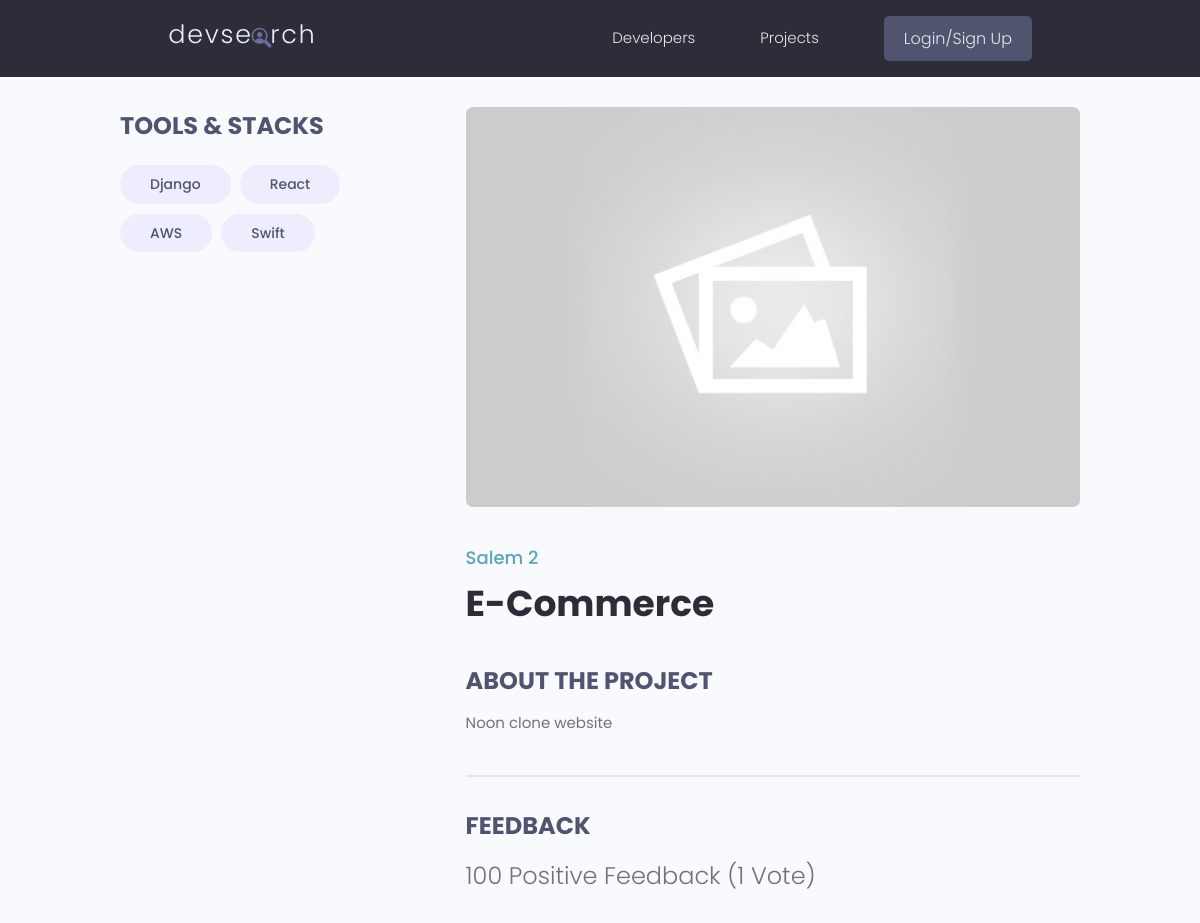
Screenshot of /projects/project/9b0b7989-e4ef-44cf-8923-ce9ddd8b9a83/ with the database file from the repository.
### projects/models.py (models this page shows, shortened)
class Tag(models.Model):
    name = models.CharField(max_length=200)
    id = models.UUIDField(default=uuid.uuid4, unique=True, editable=False, primary_key=True)
    created_at = models.DateField(auto_now_add=True)
    def __str__(self):
        return self.name

class Project(models.Model):
    owner = models.ForeignKey(Profile, null=True, blank=True, on_delete=models.CASCADE,)
    id = models.UUIDField(default=uuid.uuid4, unique=True, editable=False, primary_key=True)
    title = models.CharField(max_length=200)
    description = models.TextField(null=True, blank=True)
    demo_link = models.CharField(null=True, blank=True, max_length=2000)
    source_link = models.CharField(null=True, blank=True, max_length=2000)
    created_at = models.DateTimeField(auto_now_add=True)
    tags = models.ManyToManyField('Tag', blank=True)
    total_votes = models.IntegerField(default=0, null=True, blank=True)
    vote_ration = models.IntegerField(default=0, null=True, blank=True)
    image = models.ImageField(null=True, blank=True,default='default.jpg')
    class Meta:
        ordering = ['-vote_ration','-total_votes','title']
    @property
    def reviewers(self):
        queryset = self.review_set.all().values_list('owner__id', flat=True)
        return queryset
    @property
    def imageUrl(self):
        try:
            url = self.image.url
        except:
            url = ""
        return url

### users/models.py (models this page shows, shortened)
class Profile(models.Model):
    user = models.OneToOneField(User, on_delete=models.CASCADE)
    id = models.UUIDField(primary_key=True, editable=False, unique=True, default=uuid.uuid4)
    created_at = models.DateTimeField(auto_now_add=True)
    name = models.CharField(max_length=200, blank=True, null=True)
    username = models.CharField(max_length=200, blank=True, null=True)
    email = models.EmailField(max_length=200, blank=True, null=True)
    bio = models.TextField(blank=True, null=True)
    intro = models.CharField(max_length=200, blank=True, null=True)
    github_link = models.CharField(max_length=500, blank=True, null=True)
    website_link = models.CharField(max_length=500, blank=True, null=True)
    twitter_link = models.CharField(max_length=500, blank=True,null= True)
    image = models.ImageField(upload_to='profiles/', default='profiles/user-default.png')
    class Meta:
        ordering = ['created_at']

### projects/views.py (the view, shortened to what this page needs)
# urls.py: path('project/<str:id>/', views.getProject),
def project(request, id):
    singleProject = Project.objects.get(id=id)
    form = ReviewForm()
    context = {'project': singleProject, 'form':form}
    print(singleProject.reviewers)
    return render(request, 'projects/project.html', context)

### projects/templates/projects/project.html (shortened to what this page needs)
{% extends 'main.html'%}
{% load static %}
{% block content%}
 <main class="singleProject my-md">
    <div class="container">
      <div class="layout">
        <div class="column column--1of3">
          <h3 class="singleProject__subtitle">Tools & Stacks</h3>
          <div class="singleProject__toolStack">
            {% for tag in project.tags.all %}
            <span class="tag tag--pill tag--sub tag--lg">
              <small>{{tag}}</small>
            </span>
           {% endfor %}
          </div>
        </div>
        <div class="column column--2of3">
            {% if project.imageUrl == '' %}
            <img class="singleProject__preview" src="{% static 'images/default.jpg' %}" alt="portfolio thumbnail" />
            {% else %}
            <img class="singleProject__preview" src="{{project.imageUrl}}" alt="portfolio thumbnail" />
            {% endif %}
          <a href="{% url 'user-profile' project.owner.id %}" class="singleProject__developer">{{project.owner.name}}</a>
          <h2 class="singleProject__title">{{project.title}}</h2>
          <h3 class="singleProject__subtitle">About the Project</h3>
          <div class="singleProject__info">{{project.description}}</div>
          <div class="comments">
            <h3 class="singleProject__subtitle">Feedback</h3>
            <h5 class="project--rating">
            {{project.vote_ration}} Positive Feedback ({{project.total_votes }} Vote{{project.total_votes|pluralize:'s'}})
            </h5>
          </div>
        </div>
      </div>
    </div>
  </main>
{% endblock content%}

### static/styles/app.css (style rules this page uses)
:root { --color-sub: #2d2d39; }
img { width: 100%; }
.singleProject .column--1of3 { order: 2; }
@media screen and (min-width: 1081px) { .singleProject .column--1of3 { order: 1; } }
@media screen and (min-width: 1081px) { .singleProject .column--2of3 { order: 2; } }
.singleProject__toolStack { margin-top: 2rem; margin-bottom: 4rem; }
.singleProject__preview { height: 50vh; object-fit: cover; object-position: top center; margin-bottom: 3rem; border-radius: 0.7rem; }
.singleProject__developer { font-size: 1.8rem; font-weight: 500; }
.singleProject__title { font-size: 3.6rem; font-weight: 700; color: var(--color-sub); margin-bottom: 3rem; }
.project--rating { margin-bottom: 1.6em; margin-top: .5em; }
.singleProject__subtitle { text-transform: uppercase; font-size: 2.4rem; font-weight: 700; color: var(--color-sub-light); margin-bottom: 1rem; }
.comments { margin-top: 4rem; padding-top: 3rem; border-top: 2px solid var(--color-light); }

### static/uikit/styles/modules/_variables.css (style rules this page uses)
:root { --color-main: #5aa5b9; --color-main-light: #e6faff; --color-sub: #3f4156; --color-sub-light: #51546e; --color-sub-lighter: #ededfd; --color-text: #737373; --color-gray: #8b8b8b; --color-light: #e5e7eb; --color-light-gray: #767676; --color-bg: #f8fafd; --color-white: #fffefd; --color-white-light: #f3f3f3; --color-success: #359e64; --color-success-bg: #def8e8; --color-error: #fc4b0b; --color-error-bg: #fff2ee; --font-base: 'Poppins', arial, helvetica, 'Segoe UI', roboto, ubuntu, sans-serif; --font-monospace: 'Fira Code', 'Courier New', courier, monospace; --font-regular: 300; --font-medium: 500; --font-bold: 700; --generic-shadow: 1px 1px 5px #00000010; --generic-transition: all 0.3s ease-in-out; }

### static/uikit/styles/modules/_base.css (style rules this page uses)
* { margin: 0; padding: 0; box-sizing: border-box; text-rendering: optimizeLegibility; color: inherit; font-size: inherit; }
html { font-size: 50%; }
@media only screen and (min-width: 480px) { html { font-size: 56.25%; } }
@media only screen and (min-width: 1200px) { html { font-size: 62.5%; } }
body { line-height: 1.6; font-weight: 400; font-size: 1.5rem; color: var(--color-text); background-color: var(--color-bg); min-height: 100vh; }

### static/uikit/styles/modules/_typography.css (style rules this page uses)
* { font-family: var(--font-base); }
h2 { font-size: 3.6rem; font-weight: var(--font-bold); }
h3 { font-size: 3.2rem; font-weight: var(--font-medium); }
h5 { font-size: 2.4rem; font-weight: var(--font-medium); }
h5, h6 { font-weight: var(--font-regular); }
p, span, strong { font-size: 1.6rem; color: var(--color-text); font-weight: var(--font-regular); }
a { padding-bottom: 2px; text-decoration: none; display: inline-block; color: var(--color-main); font-weight: var(--font-medium); }

### static/uikit/styles/modules/_utilities.css (style rules this page uses)
.container { width: 92%; max-width: 165rem; margin: 0 auto; box-sizing: border-box; }
@media screen and (min-width: 1000px) { .container { width: 90%; } }
@media screen and (min-width: 1200px) { .container { width: 80%; } }
.my-md { margin: 3rem auto; }

### static/uikit/styles/modules/_tag.css (style rules this page uses)
.tag { display: inline-flex; align-items: center; background-color: var(--color-sub); height: -webkit-fit-content; height: -moz-fit-content; height: fit-content; width: -webkit-fit-content; width: -moz-fit-content; width: fit-content; border-radius: 0.5rem; padding: 0.5rem 1.5rem; font-size: 1.2rem; cursor: pointer; }
.tag:not(:last-child) { margin-right: 0.25rem; margin-bottom: 0.75rem; }
.tag > small { color: var(--color-white); }
.tag--pill { border-radius: 5rem; }
.tag--sub, .tag--sub > small { background: var(--color-sub-lighter); color: var(--color-sub-light); font-weight: 500; }
.tag--lg { padding: 0.8rem 3rem; font-size: 1.4rem; }
.tag--lg:not(:last-child) { margin-right: 0.5rem; margin-bottom: 1rem; }

### static/uikit/styles/modules/_layout.css (style rules this page uses)
.layout { display: flex; flex-flow: row wrap; justify-content: space-between; }
.layout > .column { margin-bottom: 3rem; }
.layout > .column.column--1of3 { flex-basis: 30%; }
.layout > .column.column--2of3 { flex-basis: 64%; }

### rows the page displays
Tag: name "Django"
Tag: name "React"
Tag: name "AWS"
Tag: name "Swift"
Project: owner.name "Salem 2", title "E-Commerce", description "Noon clone website", vote_ration "100", total_votes "1"
